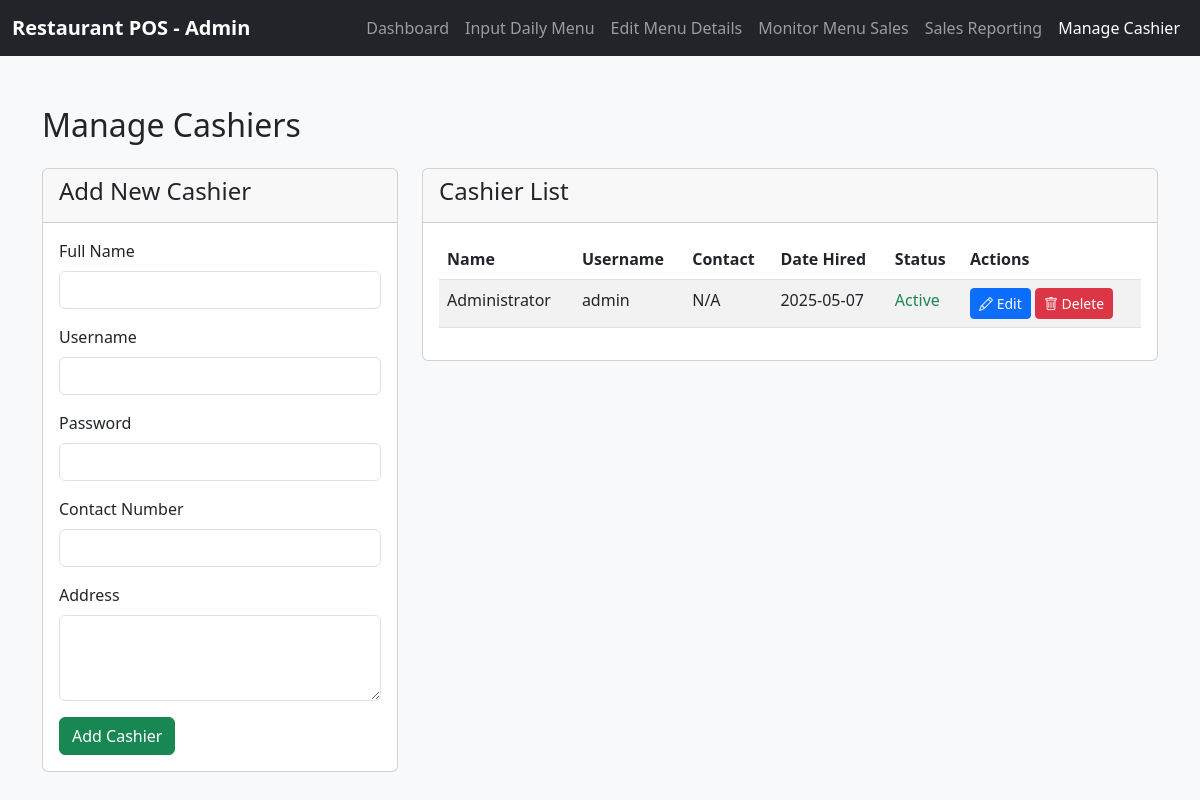
/admin/MenuManagement/manage-cashier.php, run on the app's committed database.
### tables this page shows
CREATE TABLE `cashiers` (
  `id` int(11) NOT NULL,
  `name` varchar(255) NOT NULL,
  `username` varchar(50) NOT NULL,
  `password` varchar(255) NOT NULL,
  `contact` varchar(20) DEFAULT NULL,
  `address` text DEFAULT NULL,
  `date_hired` date NOT NULL,
  `status` enum('Active','Inactive') DEFAULT 'Active'
);

### admin/MenuManagement/manage-cashier.php (the view, shortened to what this page needs)
<!DOCTYPE html>
<html lang="en">
<head>
  <link rel="stylesheet" href="https://cdn.jsdelivr.net/npm/bootstrap@5.3.0/dist/css/bootstrap.min.css">
  <link rel="stylesheet" href="https://cdn.jsdelivr.net/npm/bootstrap-icons@1.11.1/font/bootstrap-icons.css">
</head>
<body>
  <nav class="navbar navbar-expand-lg navbar-dark bg-dark">
    <div class="container-fluid">
      <a class="navbar-brand" href="#">Restaurant POS - Admin</a>
      <div class="collapse navbar-collapse" id="adminNavbar">
        <ul class="navbar-nav ms-auto">
          <li class="nav-item">
            <a class="nav-link" href="../index.php">Dashboard</a>
          </li>
          <li class="nav-item">
            <a class="nav-link" href="input-daily-menu.php">Input Daily Menu</a>
          </li>
          <li class="nav-item">
            <a class="nav-link" href="edit-menu-details.php">Edit Menu Details</a>
          </li>
          <li class="nav-item">
            <a class="nav-link" href="monitor-menu-sales.php">Monitor Menu Sales</a>
          </li>
          <li class="nav-item">
            <a class="nav-link" href="sales-reporting.php">Sales Reporting</a>
          </li>
          <li class="nav-item">
            <a class="nav-link active" href="manage-cashier.php">Manage Cashier</a>
          </li>
        </ul>
      </div>
    </div>
  </nav>
  <div class="container">
    <h2 class="mb-4">Manage Cashiers</h2>
    <?php
    include '../../connection.php';
    $editCashier = null;
    $sql = "SELECT * FROM cashiers ORDER BY name";
    $cashiers = mysqli_query($conn, $sql);
    ?>
    <div class="row">
        <div class="col-md-4">
            <div class="card mb-4">
                <div class="card-header">
                    <h4><?php echo ($editCashier) ? 'Edit Cashier' : 'Add New Cashier'; ?></h4>
                </div>
                <div class="card-body">
                    <form method="post" action="<?php echo htmlspecialchars($_SERVER["PHP_SELF"]); ?>">
                        <div class="mb-3">
                            <label for="name" class="form-label">Full Name</label>
                            <input type="text" class="form-control" id="name" name="name"
                                value="<?php echo ($editCashier) ? $editCashier['name'] : ''; ?>" required>
                        </div>
                        <div class="mb-3">
                            <label for="username" class="form-label">Username</label>
                            <input type="text" class="form-control" id="username" name="username"
                                value="<?php echo ($editCashier) ? $editCashier['username'] : ''; ?>" required>
                        </div>
                        <div class="mb-3">
                            <label for="password" class="form-label">
                                <?php echo ($editCashier) ? 'Password (leave blank to keep current)' : 'Password'; ?>
                            </label>
                            <input type="password" class="form-control" id="password" name="password"
                                <?php echo ($editCashier) ? '' : 'required'; ?>>
                        </div>
                        <div class="mb-3">
                            <label for="contact" class="form-label">Contact Number</label>
                            <input type="text" class="form-control" id="contact" name="contact"
                                value="<?php echo ($editCashier) ? $editCashier['contact'] : ''; ?>" required>
                        </div>
                        <div class="mb-3">
                            <label for="address" class="form-label">Address</label>
                            <textarea class="form-control" id="address" name="address" rows="3" required><?php echo ($editCashier) ? $editCashier['address'] : ''; ?></textarea>
                        </div>
                        <?php if ($editCashier): ?>
                            <div class="mb-3">
                                <label for="status" class="form-label">Status</label>
                                <select class="form-select" id="status" name="status">
                                    <option value="Active" <?php echo ($editCashier['status'] == 'Active') ? 'selected' : ''; ?>>Active</option>
                                    <option value="Inactive" <?php echo ($editCashier['status'] == 'Inactive') ? 'selected' : ''; ?>>Inactive</option>
                                </select>
                            </div>
                            <button type="submit" name="update_cashier" class="btn btn-primary">Update Cashier</button>
                            <a href="manage-cashier.php" class="btn btn-secondary">Cancel</a>
                        <?php else: ?>
                            <button type="submit" name="add_cashier" class="btn btn-success">Add Cashier</button>
                        <?php endif; ?>
                    </form>
                </div>
            </div>
        </div>
        <div class="col-md-8">
            <div class="card">
                <div class="card-header">
                    <h4>Cashier List</h4>
                </div>
                <div class="card-body">
                    <div class="table-responsive">
                        <table class="table table-striped table-hover">
                            <thead>
                                <tr>
                                    <th>Name</th>
                                    <th>Username</th>
                                    <th>Contact</th>
                                    <th>Date Hired</th>
                                    <th>Status</th>
                                    <th>Actions</th>
                                </tr>
                            </thead>
                            <tbody>
                                <?php
                                if (mysqli_num_rows($cashiers) > 0) {
                                    while($cashier = mysqli_fetch_assoc($cashiers)) {
                                        $statusClass = ($cashier['status'] == 'Active') ? 'text-success' : 'text-danger';
                                        echo '<tr>
                                                <td>' . $cashier['name'] . '</td>
                                                <td>' . $cashier['username'] . '</td>
                                                <td>' . $cashier['contact'] . '</td>
                                                <td>' . $cashier['date_hired'] . '</td>
                                                <td class="' . $statusClass . '">' . $cashier['status'] . '</td>
                                                <td>
                                                    <a href="?edit_id=' . $cashier['id'] . '" class="btn btn-sm btn-primary">
                                                        <i class="bi bi-pencil"></i> Edit
                                                    </a>
                                                    <button type="button" class="btn btn-sm btn-danger"
                                                        data-bs-toggle="modal" data-bs-target="#deleteModal' . $cashier['id'] . '">
                                                        <i class="bi bi-trash"></i> Delete
                                                    </button>
                                                </td>
                                            </tr>';
                                    }
                                } else {
                                    echo '<tr><td colspan="6" class="text-center">No cashiers found</td></tr>';
                                }
                                ?>
                            </tbody>
                        </table>
                    </div>
                </div>
            </div>
        </div>
    </div>
  </div>
</body>
</html>

### admin/MenuManagement/manage-cashier.php (style rules this page uses)
body { background-color: #f8f9fa; }
.nav-link { font-weight: 500; }
.navbar-brand { font-weight: bold; }
.container { margin-top: 50px; }

### data on the page
cashiers: name "Administrator", username "admin", contact "N/A", date_hired "2025-05-07", status "Active"
